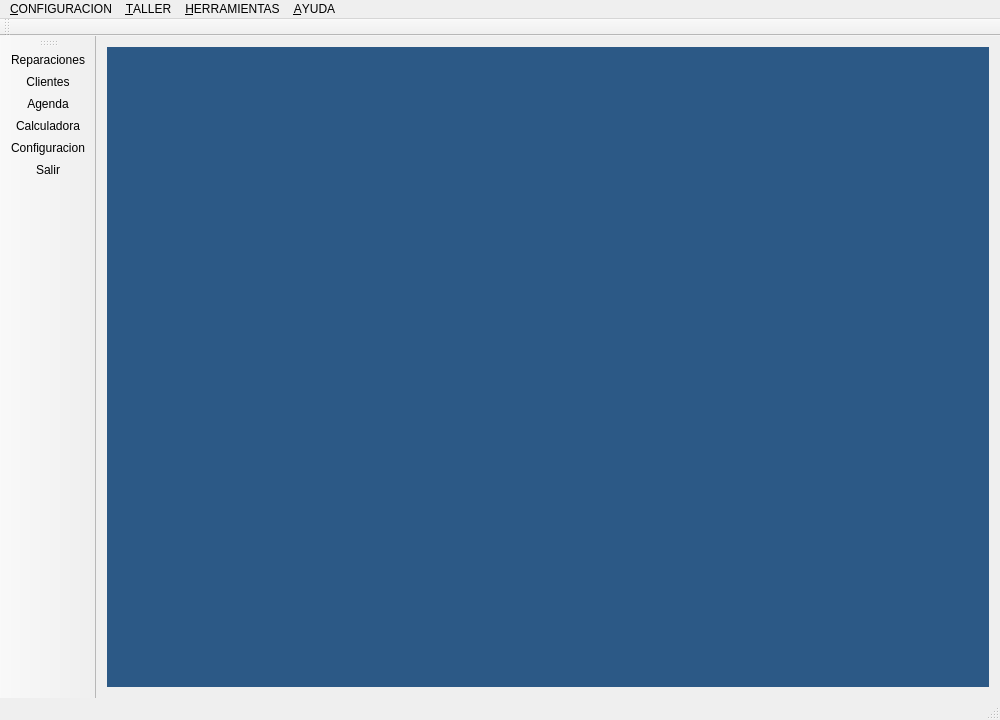
<?xml version="1.0" encoding="UTF-8"?>
<ui version="4.0">
 <class>MainWindow</class>
 <widget class="QMainWindow" name="MainWindow">
  <property name="geometry">
   <rect>
    <x>0</x>
    <y>0</y>
    <width>1000</width>
    <height>720</height>
   </rect>
  </property>
  <property name="windowTitle">
   <string>.:.Control de Taller .:.</string>
  </property>
  <property name="windowIcon">
   <iconset resource="iconos.qrc">
    <normaloff>:/Presentacion/img/1418342282_678124-wrench-screwdriver-128.png</normaloff>:/Presentacion/img/1418342282_678124-wrench-screwdriver-128.png</iconset>
  </property>
  <widget class="QWidget" name="centralWidget">
   <layout class="QHBoxLayout" name="horizontalLayout">
    <item>
     <widget class="QMdiArea" name="mdiArea">
      <property name="minimumSize">
       <size>
        <width>800</width>
        <height>600</height>
       </size>
      </property>
      <property name="background">
       <brush brushstyle="SolidPattern">
        <color alpha="255">
         <red>44</red>
         <green>89</green>
         <blue>134</blue>
        </color>
       </brush>
      </property>
      <property name="viewMode">
       <enum>QMdiArea::TabbedView</enum>
      </property>
      <property name="tabsClosable">
       <bool>true</bool>
      </property>
      <property name="tabsMovable">
       <bool>true</bool>
      </property>
     </widget>
    </item>
   </layout>
  </widget>
  <widget class="QMenuBar" name="menuBar">
   <property name="geometry">
    <rect>
     <x>0</x>
     <y>0</y>
     <width>1000</width>
     <height>21</height>
    </rect>
   </property>
   <widget class="QMenu" name="menuConfiguracion">
    <property name="title">
     <string>&amp;CONFIGURACION</string>
    </property>
    <addaction name="actionConfiguracion"/>
    <addaction name="actionSalir"/>
   </widget>
   <widget class="QMenu" name="menuTALLER">
    <property name="title">
     <string>&amp;TALLER</string>
    </property>
    <addaction name="actionReparaciones"/>
    <addaction name="actionAgenda"/>
    <addaction name="actionModulo"/>
   </widget>
   <widget class="QMenu" name="menuAYUDA">
    <property name="title">
     <string>&amp;AYUDA</string>
    </property>
    <addaction name="actionAcerca_De"/>
   </widget>
   <widget class="QMenu" name="menu_HERRAMIENTAS">
    <property name="title">
     <string>&amp;HERRAMIENTAS</string>
    </property>
    <addaction name="actionC_alculadora"/>
    <addaction name="actionRespaldar_BD"/>
    <addaction name="actionImportar_BD"/>
   </widget>
   <addaction name="menuConfiguracion"/>
   <addaction name="menuTALLER"/>
   <addaction name="menu_HERRAMIENTAS"/>
   <addaction name="menuAYUDA"/>
  </widget>
  <widget class="QToolBar" name="mainToolBar">
   <attribute name="toolBarArea">
    <enum>TopToolBarArea</enum>
   </attribute>
   <attribute name="toolBarBreak">
    <bool>false</bool>
   </attribute>
  </widget>
  <widget class="QStatusBar" name="statusBar"/>
  <widget class="QToolBar" name="toolBar">
   <property name="minimumSize">
    <size>
     <width>0</width>
     <height>0</height>
    </size>
   </property>
   <property name="windowTitle">
    <string>toolBar</string>
   </property>
   <property name="autoFillBackground">
    <bool>false</bool>
   </property>
   <property name="styleSheet">
    <string notr="true"/>
   </property>
   <property name="iconSize">
    <size>
     <width>48</width>
     <height>48</height>
    </size>
   </property>
   <property name="toolButtonStyle">
    <enum>Qt::ToolButtonTextUnderIcon</enum>
   </property>
   <attribute name="toolBarArea">
    <enum>LeftToolBarArea</enum>
   </attribute>
   <attribute name="toolBarBreak">
    <bool>false</bool>
   </attribute>
   <addaction name="actionReparaciones"/>
   <addaction name="actionModulo"/>
   <addaction name="actionAgenda"/>
   <addaction name="actionC_alculadora"/>
   <addaction name="actionConfiguracion"/>
   <addaction name="actionSalir"/>
  </widget>
  <action name="actionSalir">
   <property name="icon">
    <iconset resource="iconos.qrc">
     <normaloff>:/Presentacion/img/1418342246_678069-sign-error-128.png</normaloff>:/Presentacion/img/1418342246_678069-sign-error-128.png</iconset>
   </property>
   <property name="text">
    <string>Salir</string>
   </property>
  </action>
  <action name="actionModulo">
   <property name="icon">
    <iconset resource="iconos.qrc">
     <normaloff>:/Presentacion/img/1418342268_user-id-128.png</normaloff>:/Presentacion/img/1418342268_user-id-128.png</iconset>
   </property>
   <property name="text">
    <string>Clientes</string>
   </property>
  </action>
  <action name="actionAcerca_De">
   <property name="icon">
    <iconset resource="iconos.qrc">
     <normaloff>:/Presentacion/img/1418342251_star-128.png</normaloff>:/Presentacion/img/1418342251_star-128.png</iconset>
   </property>
   <property name="text">
    <string>Acerca De</string>
   </property>
  </action>
  <action name="actionConfiguracion">
   <property name="icon">
    <iconset resource="iconos.qrc">
     <normaloff>:/Presentacion/img/1418342287_678102-cog-128.png</normaloff>:/Presentacion/img/1418342287_678102-cog-128.png</iconset>
   </property>
   <property name="text">
    <string>Configuracion</string>
   </property>
  </action>
  <action name="actionReparaciones">
   <property name="icon">
    <iconset resource="iconos.qrc">
     <normaloff>:/Presentacion/img/1418342282_678124-wrench-screwdriver-128.png</normaloff>:/Presentacion/img/1418342282_678124-wrench-screwdriver-128.png</iconset>
   </property>
   <property name="text">
    <string>Reparaciones</string>
   </property>
  </action>
  <action name="actionAgenda">
   <property name="icon">
    <iconset resource="iconos.qrc">
     <normaloff>:/Presentacion/img/1418342271_calendar-alt-128.png</normaloff>:/Presentacion/img/1418342271_calendar-alt-128.png</iconset>
   </property>
   <property name="text">
    <string>Agenda</string>
   </property>
  </action>
  <action name="actionC_alculadora">
   <property name="icon">
    <iconset resource="iconos.qrc">
     <normaloff>:/Presentacion/img/1418366242_calculator.png</normaloff>:/Presentacion/img/1418366242_calculator.png</iconset>
   </property>
   <property name="text">
    <string>Calc&amp;uladora</string>
   </property>
  </action>
  <action name="actionRespaldar_BD">
   <property name="icon">
    <iconset resource="iconos.qrc">
     <normaloff>:/Presentacion/img/1418342284_678113-database-128.png</normaloff>:/Presentacion/img/1418342284_678113-database-128.png</iconset>
   </property>
   <property name="text">
    <string>Respaldar BD</string>
   </property>
  </action>
  <action name="actionImportar_BD">
   <property name="icon">
    <iconset resource="iconos.qrc">
     <normaloff>:/Presentacion/img/1418342319_678107-paperclip-128.png</normaloff>:/Presentacion/img/1418342319_678107-paperclip-128.png</iconset>
   </property>
   <property name="text">
    <string>Importar BD</string>
   </property>
  </action>
 </widget>
 <layoutdefault spacing="6" margin="11"/>
 <resources>
  <include location="iconos.qrc"/>
 </resources>
 <connections/>
</ui>
